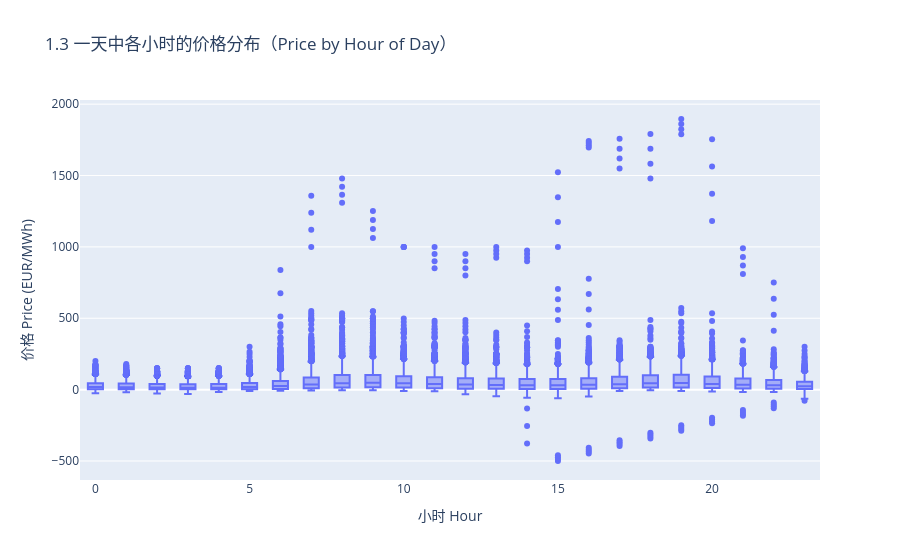

Notebook code for this chart:
### Markdown cell above
## 1.3 一天中各小时的价格（Price by Hour of Day）

**这是什么图**：箱线图（box plot）。每个小时一列，显示该小时价格的中位数（median，中位数）、四分位范围、异常点。

**怎么看**：
- 中间的**横线** = 中位数
- 看哪个小时中位数最高 → 那就是**用电高峰**
- 一般早晚各有一个高峰（大家起床 / 回家用电）

**为什么重要**：电价有明显的日内（intraday，日内）规律，这是后面做特征（如 `is_peak_hour`）的依据。

### Code cell
# df 里已有 hour 列（时间特征），直接用
fig = px.box(df, x='hour', y='price',
             title='1.3 一天中各小时的价格分布（Price by Hour of Day）',
             labels={'hour': '小时 Hour', 'price': '价格 Price (EUR/MWh)'})
fig.show()

### Figure 1 — Plotly figure (JSON) as saved in the notebook; plotly's stock layout.template omitted (floating-point values rounded to 4 significant figures; data arrays with more than 128 entries replaced by an {"elided": "..."} marker saying what was removed)
{"data": [{"alignmentgroup": "True", "hovertemplate": "小时 Hour=%{x}<br>价格 Price (EUR/MWh)=%{y}<extra></extra>", "legendgroup": "", "marker": {"color": "#636efa"}, "name": "", "notched": false, "offsetgroup": "", "orientation": "v", "showlegend": false, "type": "box", "x": {"elided": "105216 int values"}, "x0": " ", "xaxis": "x", "y": {"elided": "105216 float values"}, "y0": " ", "yaxis": "y"}], "layout": {"boxmode": "group", "legend": {"tracegroupgap": 0}, "title": {"text": "1.3 一天中各小时的价格分布（Price by Hour of Day）"}, "xaxis": {"anchor": "y", "domain": [0, 1], "title": {"text": "小时 Hour"}}, "yaxis": {"anchor": "x", "domain": [0, 1], "title": {"text": "价格 Price (EUR/MWh)"}}}}
